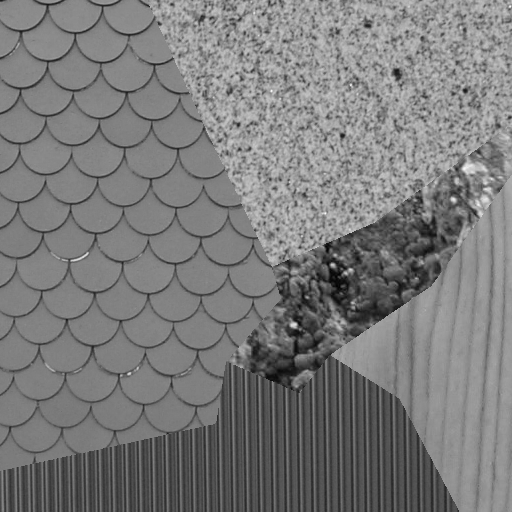
%> input picture EE569_Homework4/EE569_2024Spring_HW4_materials/composite.png, 512 x 512 px
$ octave hw4_2b.m   (GNU Octave 9; MATLAB toolbox functions it lacks are replaced by stand-ins)
%> lines starting %> are read from the running program, lines starting %| are printed output that depends on the picture


height = 512;
width = 512;
channels = 1;
Mosaic_data = imread('composite.png');
%> Mosaic_data is the input picture: size 512x512 uint8; min 2, max 250, mean 122.7
figure(1); imshow(Mosaic_data);

% Level [1,4,6,4,1] ->
% Level * Level
Filter_Matrix(:,:,1) = [1 4 6 4 1; 4 16 24 16 4; 6 24 36 24 6; 4 16 24 16 4; 1 4 6 4 1];
% Level * Edge
Filter_Matrix(:,:,2) = [-1 -2 0 2 1; -4 -8 0 4 8; -6 -12 0 12 6; -4 -8 0 8 4; -1 -2 0 2 1];
% Level * Spot
Filter_Matrix(:,:,3) = [-1 0 2 0 -1; -4 0 8 0 -4; -6 0 12 0 -6; -4 0 8 0 -4; -1 0 2 0 -1];
% Level * Wave
Filter_Matrix(:,:,4) = [-1 2 0 -2 1; -4 8 0 -8 4; -6 12 0 -12 6; -4 8 0 -8 4; -1 2 0 -2 1];
% Level * Ripple
Filter_Matrix(:,:,5) = [1 -4 6 -4 1; 4 -16 24 -16 4; 6 -24 36 -24 6; 4 -16 24 -16 4; 1 -4 6 -4 1];

% Edge [-1,-2,0,2,1] ->
% Edge * Level
Filter_Matrix(:,:,6) = [-1 -4 -6 -4 -1; -2 -8 -12 -8 -2; 0 0 0 0 0; 2 8 12 8 12; 1 4 6 4 1];
% Edge * Edge
Filter_Matrix(:,:,7) = [1 2 0 -2 -1; 2 4 0 -4 -2; 0 0 0 0 0; -2 -4 0 4 2; -1 -2 0 2 1];
% Edge * Spot
Filter_Matrix(:,:,8) = [1 0 -2 0 1; 2 0 -4 0 2; 0 0 0 0 0; -2 0 4 0 -2; -1 0 2 0 -1];
% Edge * Wave
Filter_Matrix(:,:,9) = [1 -2 0 2 -1; 2 -4 0 4 -2; 0 0 0 0 0; -2 4 0 -4 2; -1 2 0 -2 1];
% Edge * Ripple
Filter_Matrix(:,:,10) = [-1 4 -6 4 -1; -2 8 -12 8 -2; 0 0 0 0 0; 2 -8 12 -8 2; 1 -4 6 -4 1];

% Spot [-1,0,2,0,-1] ->
% Spot * Level
Filter_Matrix(:,:,11) = [-1 -4 -6 -4 -1; 0 0 0 0 0; 2 8 12 8 2; 0 0 0 0 0; -1 -4 -6 -4 -1];
% Spot * Edge
Filter_Matrix(:,:,12) = [1 2 0 -2 -1; 0 0 0 0 0; -2 -4 0 4 2; 0 0 0 0 0; 1 2 0 -2 -1];
% Spot * Spot
Filter_Matrix(:,:,13) = [1 0 -2 0 1; 0 0 0 0 0; -2 0 4 0 -2; 0 0 0 0 0; 1 0 -2 0 1];
% Spot * Wave
Filter_Matrix(:,:,14) = [1 -2 0 2 1; 0 0 0 0 0; -2 4 0 -4 2; 0 0 0 0 0; 1 -2 0 2 -1];
% Spot * Ripple
Filter_Matrix(:,:,15) = [-1 4 -6 4 -1; 0 0 0 0 0; 2 -8 12 -8 2; 0 0 0 0 0; -1 4 -6 4 -1];

% Wave [-1,2,0,-2,1] ->
% Wave * Level
Filter_Matrix(:,:,16) = [-1 -4 -6 -4 -1; 2 8 12 8 2; 0 0 0 0 0; -2 -8 -12 -8 -2; 1 4 6 4 1];
% Wave * Edge
Filter_Matrix(:,:,17) = [1 2 0 -2 -1; -2 -4 0 4 2; 0 0 0 0 0; 2 4 0 -4 -2; -1 -2 0 2 1];
% Wave * Spot
Filter_Matrix(:,:,18) = [1 0 -2 0 1; -2 0 4 0 -2; 0 0 0 0 0; 2 0 -4 0 2; -1 0 2 0 -1];
% Wave * Wave
Filter_Matrix(:,:,19) = [1 -2 0 2 -1; -2 4 0 -4 2; 0 0 0 0 0; 2 -4 0 4 -2; -1 2 0 -2 1];
% Wave * Ripple
Filter_Matrix(:,:,20) = [-1 4 -6 4 -1; 2 -8 12 -8 2; 0 0 0 0 0; -2 8 -12 8 -2; 1 -4 6 -4 1];

% Ripple [1,-4,6,-4,1] ->
% Ripple * Level
Filter_Matrix(:,:,21) = [1 4 6 4 1; -4 -16 -24 -16 -4; 6 24 36 24 6; -4 -16 -24 -16 -4; 1 4 6 4 1];
% Ripple * Edge
Filter_Matrix(:,:,22) = [-1 -2 0 2 1; 4 8 0 -8 -4; -6 -12 0 12 6; 4 8 0 -8 -4; -1 -2 0 2 1];
% Ripple * Spot
Filter_Matrix(:,:,23) = [-1 0 2 0 -1; 4 0 -8 0 4; -6 0 12 0 -6; 4 0 -8 0 4; -1 0 2 0 -1];
% Ripple * Wave
Filter_Matrix(:,:,24) = [-1 2 0 -2 1; 4 -8 0 8 -4; -6 12 0 -12 6; 4 -8 0 8 -4; -1 2 0 -2 1];
% Ripple * Ripple
Filter_Matrix(:,:,25) = [1 -4 6 -4 1; -4 16 -24 16 -4; 6 -24 36 -24 6; -4 16 -24 16 -4; 1 -4 6 -4 1];

% Feature Reduction with PCA
window = 35;
Mosaic_PCA = mosaicPCA(Mosaic_data, Filter_Matrix, window,height, width);
% [23 lines not run here, left out]
function Mosaic_PCA = mosaicPCA(Mosaic_Input_data, Filter_Matrix, window, height, width)
Energy_Mosaic = Filter(Mosaic_Input_data, Filter_Matrix, window, height, width);

for k=1:24
    Mosaic_Mean = mean(Energy_Mosaic(:,:,k));
    Mosaic_Std = std(Energy_Mosaic(:,:,k));

    for i=1:512
        for j=1:512
            Energy_Mosaic(i, j, k) = (Energy_Mosaic(i, j, k) - Mosaic_Mean) / Mosaic_Std;
        end
    end
end


    % Reshape into 24-D feature vector
    Mosaic_Reshape = reshape(Energy_Mosaic,[height*width 24]);

    % Apply PCA on the reshaped vector
    [coeff_train, score_train, latent_train] = pca(Mosaic_Reshape);
    Mosaic_PCA = Mosaic_Reshape * coeff_train(:,1:5);
end


%function to apply the law's filters
function p_energy_out = Filter(data_input, Filter_Matrix, window, height, width)
%> called with window = 35, height = 512, width = 512
    vector = {};
    p_energy = zeros(height, width, 25); %pixel energy
    p_energy_out = zeros(height, width, 24); %pixel energy output

    mean = 0;
    for row = 1:512
        for col = 1: 512
            mean = mean + data_input(row,col);
        end
    end
%> after the loop, mean = 255
    mean = (mean / (height*width));
%> mean = 0

     for row = 1:height
         for col = 1:width
             data_input(row,col) = (data_input(row,col)-mean);
         end
     end

    pad_img = zeros(516, 516);
    for i = 3:514
        for j = 3:514
            pad_img(i,j) = data_input(i-2,j-2);
        end

    end
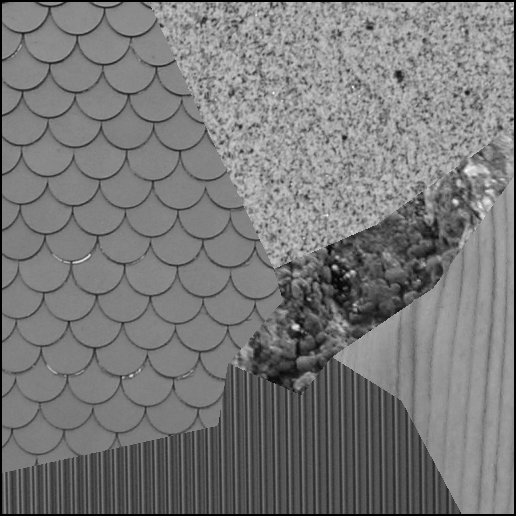
%> pad_img: size 516x516 double; min 0, max 250, mean 120.8
%> the run ends on the next line
    %pad_img(3:514, 3:514) = data_input;

    for filter_index = 1:size(Filter_Matrix,3)
        filters = Filter_Matrix(:,:,filter_index);
        out = zeros(height, width);
        for row = 1: 512
            for col = 1: 512
                out(row,col) = convolution(pad_img, row, col,filters);
            end
        end

        vector = [vector, out];
    end


    for i = 1:25

        matrix = cell2mat(vector(i));
        Padding_size = (window-1)/2;
        matrix_mirror_padding = padarray(matrix,[Padding_size Padding_size],'symmetric');
        for row = 1:height
            for col = 1:width
                energy = energy_colvolution(matrix_mirror_padding, row, col, window);
                p_energy(row,col, i) = energy;
            end
        end
    end


     for i = 1:size(p_energy,1)
         for j = 1:size(p_energy,2)
             for k = 2:size(p_energy,3)
                 p_energy_out(i,j,k-1) = p_energy(i,j,k);
             end
         end
     end
end
